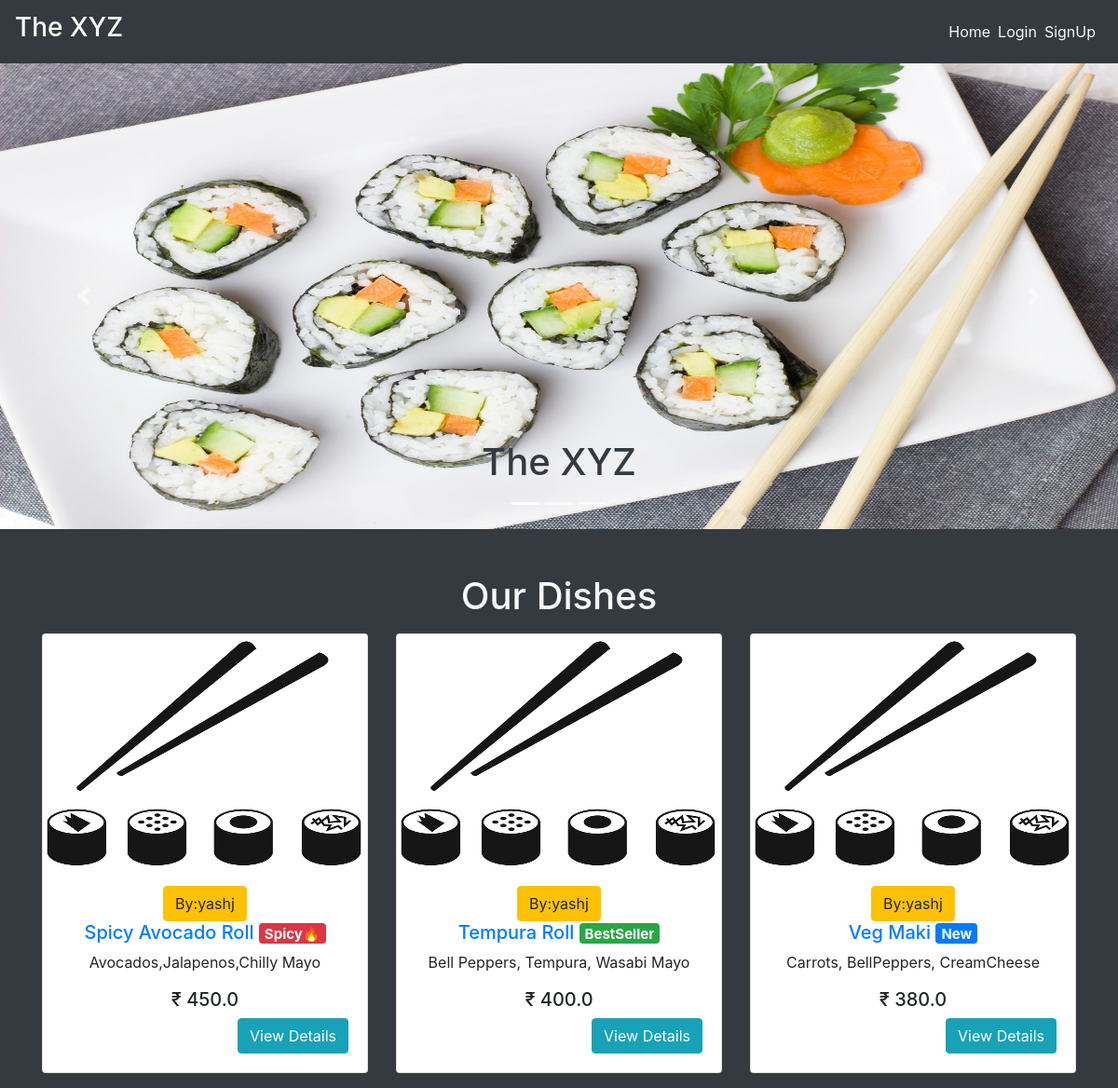
Before: / with the older database file.
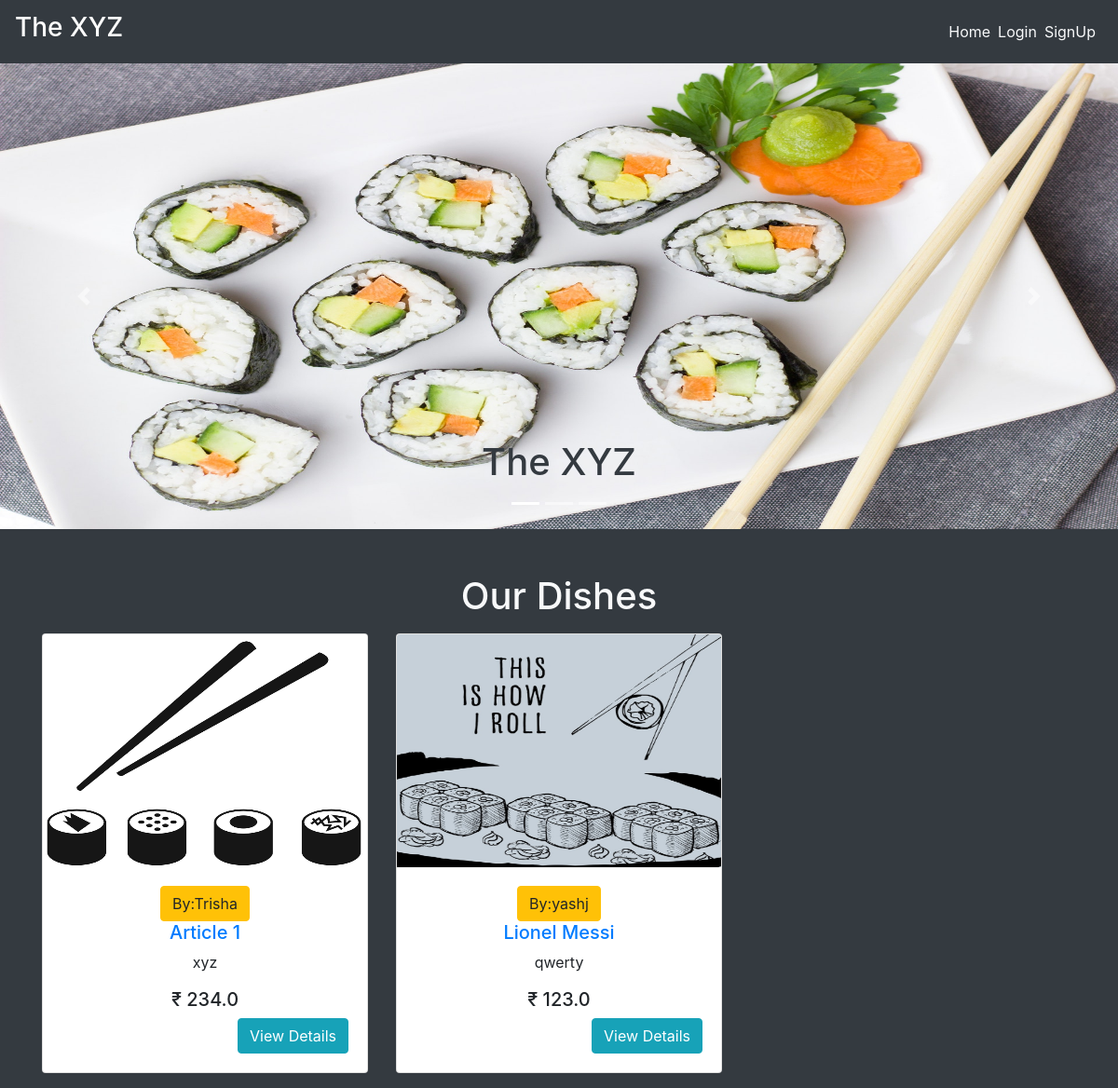
After: the same page with the newer database file.
### main/models.py (models this page shows, shortened)
class Item(models.Model):
    LABELS = (
        ('BestSeller', 'BestSeller'),
        ('New', 'New'),
        ('Spicy🔥', 'Spicy🔥'),
    )
    LABEL_COLOUR = (
        ('danger', 'danger'),
        ('success', 'success'),
        ('primary', 'primary'),
        ('info', 'info')
    )
    title = models.CharField(max_length=150)
    description = models.CharField(max_length=250,blank=True)
    price = models.FloatField()
    pieces = models.IntegerField(default=6)
    instructions = models.CharField(max_length=250,default="Jain Option Available")
    image = models.ImageField(default='default.png', upload_to='images/')
    labels = models.CharField(max_length=25, choices=LABELS, blank=True)
    label_colour = models.CharField(max_length=15, choices=LABEL_COLOUR, blank=True)
    slug = models.SlugField(default="sushi_name")
    created_by = models.ForeignKey(User, on_delete=models.CASCADE)

### main/views.py (the view)
# urls.py: path('', MenuListView.as_view(), name='home'),
class MenuListView(ListView):
    model = Item
    template_name = 'main/home.html'
    context_object_name = 'menu_items'

### main/templates/main/home.html (shortened to what this page needs)
{% extends "main/layout.html" %}
{% block content %}
  <div class="home bg-dark">
    <div id="carouselExampleCaptions" class="carousel slide mb-5" data-ride="carousel" style="height: 500px;">
        <ol class="carousel-indicators">
          <li data-target="#carouselExampleCaptions" data-slide-to="0" class="active"></li>
          <li data-target="#carouselExampleCaptions" data-slide-to="1"></li>
          <li data-target="#carouselExampleCaptions" data-slide-to="2"></li>
        </ol>
        <div class="carousel-inner">
          <div class="carousel-item active">
            <img src="../media/sushi.jpg" class="d-block w-100" alt="sushi1" height="500px">
            <div class="carousel-caption d-none d-md-block text-dark">
              <h1>The XYZ</h1>
            </div>
          </div>
        </div>
        <a class="carousel-control-prev" href="#carouselExampleCaptions" role="button" data-slide="prev">
          <span class="carousel-control-prev-icon" aria-hidden="true"></span>
        </a>
        <a class="carousel-control-next" href="#carouselExampleCaptions" role="button" data-slide="next">
          <span class="carousel-control-next-icon" aria-hidden="true"></span>
        </a>
    </div>
    <div class="container">
      <h1 class="text-center text-light mb-3">Our Dishes</h1>
      <div class="row">
        {% for item in menu_items %}
            <div class="col-sm-4">
                <div class="card mb-3" style="height: fit-content; overflow: auto;">
                  <img src="{{ item.image.url }}" style="height: 250px;">
                    <div class="card-body text-center">
                      <button class="btn btn-warning">By:{{ item.created_by }}</button>
                      <h5 class="text-center"><a href="{% url 'main:dishes' item.slug %}">{{ item.title }} </a><span class="badge badge-{{ item.label_colour }}">{{ item.labels }}</span></h5>
                      <p class="text-center">{{ item.description }}</p>
                      <h5 class="text-center">₹ {{ item.price }}</h5>
                      <a href="{% url 'main:dishes' item.slug %}" class="btn btn-info float-right">View Details</a>
                    </div>
                </div>
            </div>
        {% endfor %}
      </div>
    </div>
  </div>
{% endblock content %}

### main/templates/main/layout.html (shortened to what this page needs)
{% load get_group %}
{% load static %}
<!DOCTYPE html>
<html lang="en">
<head>
    <link rel="stylesheet" href="https://maxcdn.bootstrapcdn.com/bootstrap/4.0.0/css/bootstrap.min.css">
    <link rel="stylesheet" type="text/css" href="{% static 'main/styles.css' %}">
</head>
<body>
    <nav class="navbar navbar-expand-lg navbar-dark bg-dark">
        <a class="navbar-brand" href="/"><h3>The XYZ</h3></a>
        <div class="collapse navbar-collapse" id="navbarNav">
            <ul class="navbar-nav ml-auto">
                    <li><a href="{% url 'main:home' %}" class="mr-2 text-light">Home</a></li>
                {% if user.is_authenticated %}
                    {% if request.user|has_group:"admin_owner" %}
                        <li><a href="{% url 'main:admin_dashboard' %}" class="mr-2 text-light">DashBoard</a></li>
                        <li>
                            <form class="logout-link" action="{% url 'accounts:logout' %}" method="post">
                                {% csrf_token %}
                                <button type="submit" class="mr-2">Logout</button>
                            </form>
                        </li>
                    {% else %}
                        <li><a href="{% url 'main:cart' %}" class="mr-2 text-light">My Cart🛒</a></li>
                        <li><a href="{% url 'main:order_details' %}" class="mr-2 text-light">Your Orders</a></li>
                        <li>
                            <form class="logout-link" action="{% url 'accounts:logout' %}" method="post">
                                {% csrf_token %}
                                <button type="submit" class="mr-2">Logout</button>
                            </form>
                        </li>
                    {% endif %}
                {% else %}
                    <li><a href="{% url 'accounts:login' %}" class="mr-2 text-light">Login</a></li>
                    <li><a href="{% url 'accounts:signup' %}" class="mr-2 text-light">SignUp</a></li>
                {% endif %}
            </ul>
        </div>
    </nav>
    <main role="main">
        {% block content %}{% endblock %}
    </main>

Changed rows visible on the page:
removed Item: image (picture), created_by "yashj", title "Spicy Avocado Roll", labels "Spicy🔥", description "Avocados,Jalapenos,Chilly Mayo", price "450.0"
removed Item: image (picture), created_by "yashj", title "Tempura Roll", labels "BestSeller", description "Bell Peppers, Tempura, Wasabi Mayo", price "400.0"
removed Item: image (picture), created_by "yashj", title "Veg Maki", labels "New", description "Carrots, BellPeppers, CreamCheese", price "380.0"
added Item: image (picture), created_by "Trisha", title "Article 1", description "xyz", price "234.0"
added Item: image (picture), created_by "yashj", title "Lionel Messi", description "qwerty", price "123.0"
